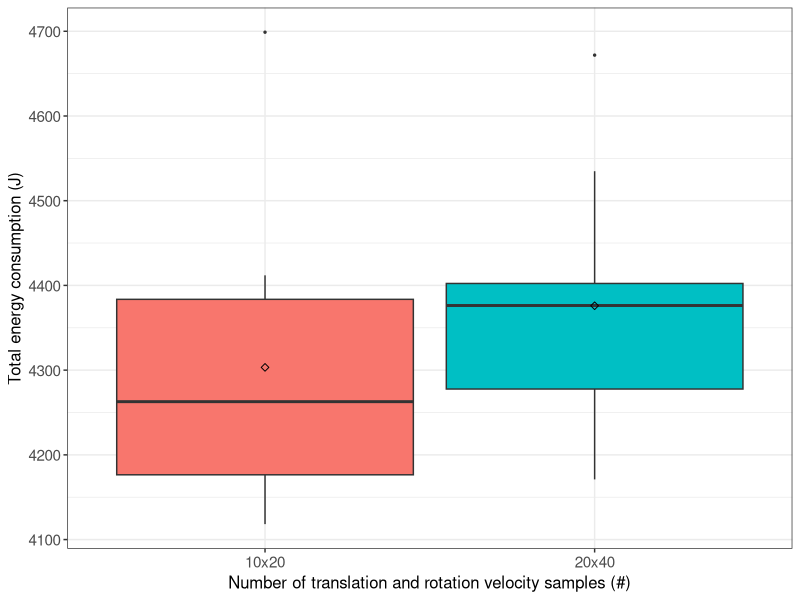
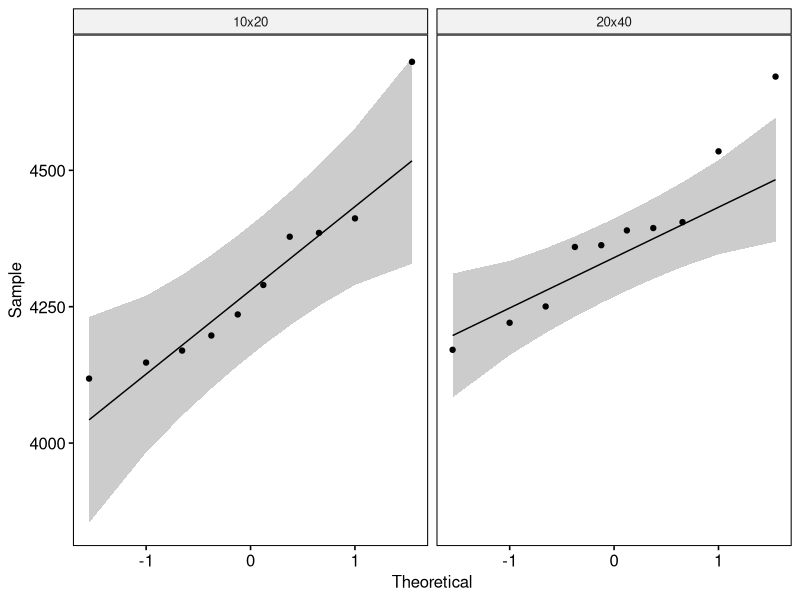

Write R code to recreate these figures, in order.
## ---- chunk 1
if (!require('tidyverse')) install.packages('tidyverse', dependencies = TRUE); library('tidyverse')
if (!require('ggpubr')) install.packages('ggpubr', dependencies = TRUE); library('ggpubr')
if (!require('rstatix')) install.packages('rstatix', dependencies = TRUE); library('rstatix')
if (!require('ggplot2')) install.packages('ggplot2', dependencies = TRUE); library('ggplot2')
## ---- chunk 2
data <- read.csv(file = '../../raw_data/test_velocity_samples/run_table.csv')
data <- subset(data, select = c(X__run_id, velocity_samples, energy_J))
data$velocity_samples <- as.factor(data$velocity_samples)
data$energy_J <- as.numeric(data$energy_J)
## ---- chunk 3
data %>%
  group_by(velocity_samples) %>%
  get_summary_stats(energy_J, type = "mean_sd")
## ---- chunk 4
ggplot(data, aes(x = velocity_samples, y = energy_J, fill = velocity_samples)) +
  theme_bw() + 
  geom_boxplot(width = 0.9, outlier.size = 0.5) + 
  stat_summary(fun = mean, color = 'black', geom = 'point', shape = 5, size = 1.5) +
  labs(x = "Number of translation and rotation velocity samples (#)", y = "Total energy consumption (J)") +
  theme(legend.position = 'none') +
  theme(
    axis.title.x = element_text(size = 12, family = 'sans'),
    axis.title.y = element_text(size = 12, family = 'sans'),
    axis.text.x = element_text(size = 11, family = 'sans'),
    axis.text.y = element_text(size = 11, family = 'sans')
  )
## ---- chunk 5
data %>% 
  group_by(velocity_samples) %>%
  identify_outliers(energy_J)
## ---- chunk 6
ggqqplot(data, x = "energy_J", facet.by = "velocity_samples")
## ---- chunk 7
data %>%
  group_by(velocity_samples) %>%
  shapiro_test(energy_J)
## ---- chunk 8
data %>%
  t_test(energy_J ~ velocity_samples) %>%
  add_significance()
